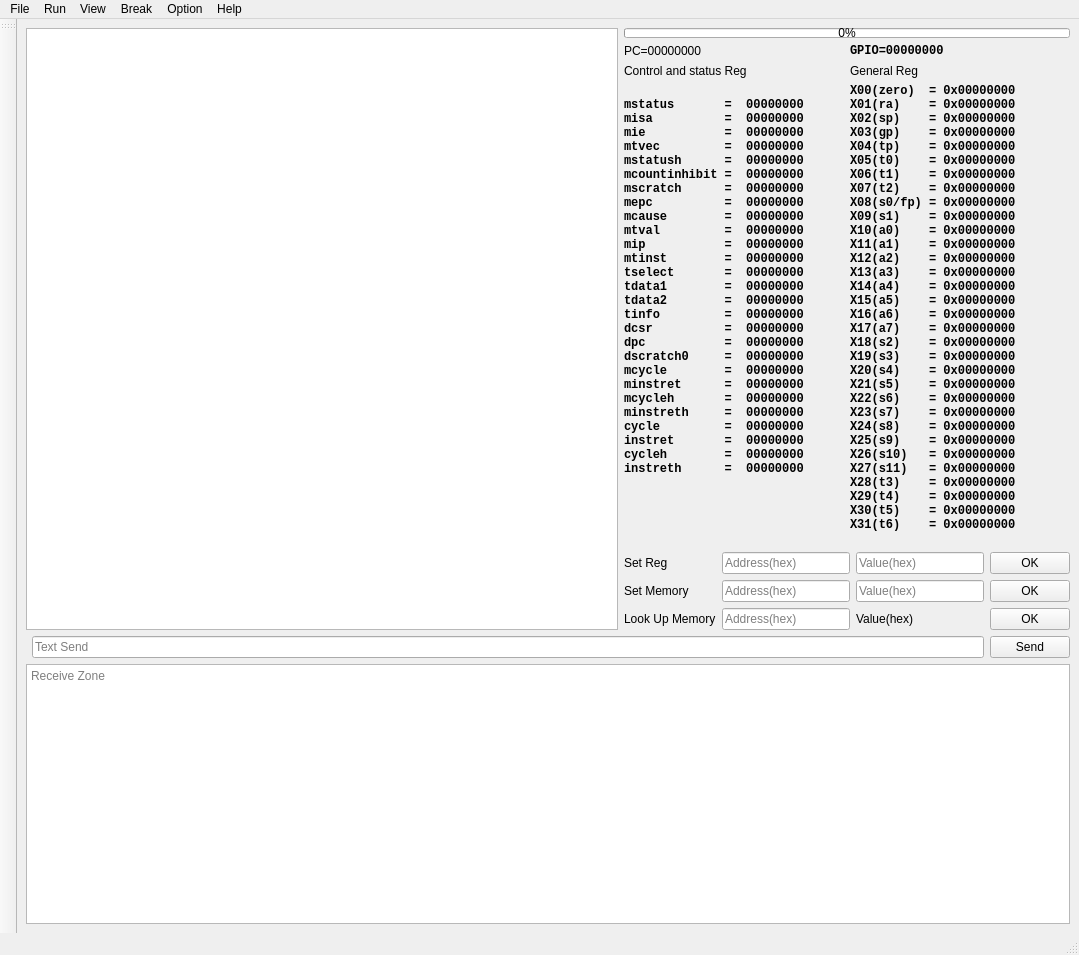
<?xml version="1.0" encoding="UTF-8"?>
<ui version="4.0">
 <class>MainWindow</class>
 <widget class="QMainWindow" name="MainWindow">
  <property name="windowModality">
   <enum>Qt::WindowModal</enum>
  </property>
  <property name="enabled">
   <bool>true</bool>
  </property>
  <property name="geometry">
   <rect>
    <x>0</x>
    <y>0</y>
    <width>1079</width>
    <height>955</height>
   </rect>
  </property>
  <property name="sizePolicy">
   <sizepolicy hsizetype="Expanding" vsizetype="Expanding">
    <horstretch>0</horstretch>
    <verstretch>0</verstretch>
   </sizepolicy>
  </property>
  <property name="maximumSize">
   <size>
    <width>16777215</width>
    <height>16777215</height>
   </size>
  </property>
  <property name="windowTitle">
   <string>Neorv32 Debugger </string>
  </property>
  <widget class="QWidget" name="centralwidget">
   <property name="minimumSize">
    <size>
     <width>800</width>
     <height>600</height>
    </size>
   </property>
   <layout class="QGridLayout" name="gridLayout_5">
    <item row="0" column="0">
     <layout class="QGridLayout" name="gridLayout_3">
      <item row="1" column="2">
       <widget class="QPushButton" name="pushButtonr_uart_send">
        <property name="sizePolicy">
         <sizepolicy hsizetype="Fixed" vsizetype="Fixed">
          <horstretch>0</horstretch>
          <verstretch>0</verstretch>
         </sizepolicy>
        </property>
        <property name="text">
         <string>Send</string>
        </property>
       </widget>
      </item>
      <item row="3" column="0" colspan="3">
       <widget class="QTextBrowser" name="textBrowser_uart_receive">
        <property name="maximumSize">
         <size>
          <width>16777215</width>
          <height>300</height>
         </size>
        </property>
        <property name="placeholderText">
         <string>Receive Zone</string>
        </property>
       </widget>
      </item>
      <item row="0" column="0" colspan="3">
       <layout class="QHBoxLayout" name="horizontalLayout">
        <item>
         <layout class="QGridLayout" name="gridLayout_6" rowstretch="0,0,0,0,0,0,0,0,0,0">
          <item row="7" column="1">
           <widget class="QLabel" name="label">
            <property name="sizePolicy">
             <sizepolicy hsizetype="Maximum" vsizetype="Maximum">
              <horstretch>0</horstretch>
              <verstretch>0</verstretch>
             </sizepolicy>
            </property>
            <property name="maximumSize">
             <size>
              <width>220</width>
              <height>20</height>
             </size>
            </property>
            <property name="text">
             <string>Control and status Reg</string>
            </property>
           </widget>
          </item>
          <item row="8" column="1">
           <widget class="QLabel" name="label_csr">
            <property name="sizePolicy">
             <sizepolicy hsizetype="Preferred" vsizetype="Expanding">
              <horstretch>0</horstretch>
              <verstretch>0</verstretch>
             </sizepolicy>
            </property>
            <property name="minimumSize">
             <size>
              <width>50</width>
              <height>0</height>
             </size>
            </property>
            <property name="font">
             <font>
              <family>Liberation Mono</family>
              <pointsize>9</pointsize>
              <weight>75</weight>
              <bold>true</bold>
             </font>
            </property>
            <property name="text">
             <string>
mstatus       =  00000000
misa          =  00000000
mie           =  00000000
mtvec         =  00000000
mstatush      =  00000000
mcountinhibit =  00000000
mscratch      =  00000000
mepc          =  00000000
mcause        =  00000000
mtval         =  00000000
mip           =  00000000
mtinst        =  00000000
tselect       =  00000000
tdata1        =  00000000
tdata2        =  00000000
tinfo         =  00000000
dcsr          =  00000000
dpc           =  00000000
dscratch0     =  00000000
mcycle        =  00000000
minstret      =  00000000
mcycleh       =  00000000
minstreth     =  00000000
cycle         =  00000000
instret       =  00000000
cycleh        =  00000000
instreth      =  00000000</string>
            </property>
            <property name="alignment">
             <set>Qt::AlignLeading|Qt::AlignLeft|Qt::AlignTop</set>
            </property>
           </widget>
          </item>
          <item row="9" column="1" colspan="2">
           <layout class="QGridLayout" name="gridLayout_4">
            <item row="2" column="1">
             <widget class="QLineEdit" name="lineEdit_lookmem_address">
              <property name="minimumSize">
               <size>
                <width>10</width>
                <height>10</height>
               </size>
              </property>
              <property name="inputMask">
               <string extracomment="address(hex)">HHHHHHHH</string>
              </property>
              <property name="text">
               <string/>
              </property>
              <property name="placeholderText">
               <string>Address(hex)</string>
              </property>
             </widget>
            </item>
            <item row="2" column="2">
             <widget class="QLabel" name="label_Lookmemvalue">
              <property name="minimumSize">
               <size>
                <width>10</width>
                <height>10</height>
               </size>
              </property>
              <property name="text">
               <string>Value(hex)</string>
              </property>
             </widget>
            </item>
            <item row="1" column="3">
             <widget class="QPushButton" name="pushButton_setmem">
              <property name="minimumSize">
               <size>
                <width>10</width>
                <height>10</height>
               </size>
              </property>
              <property name="text">
               <string>OK</string>
              </property>
             </widget>
            </item>
            <item row="2" column="0">
             <widget class="QLabel" name="label_Lookupmemory">
              <property name="text">
               <string>Look Up Memory</string>
              </property>
             </widget>
            </item>
            <item row="1" column="0">
             <widget class="QLabel" name="label_Setmemory">
              <property name="text">
               <string>Set Memory</string>
              </property>
             </widget>
            </item>
            <item row="2" column="3">
             <widget class="QPushButton" name="pushButton_lookmem">
              <property name="minimumSize">
               <size>
                <width>10</width>
                <height>10</height>
               </size>
              </property>
              <property name="text">
               <string>OK</string>
              </property>
             </widget>
            </item>
            <item row="1" column="1">
             <widget class="QLineEdit" name="lineEdit_setmem_address">
              <property name="minimumSize">
               <size>
                <width>10</width>
                <height>10</height>
               </size>
              </property>
              <property name="inputMask">
               <string comment="address(hex)">HHHHHHHH</string>
              </property>
              <property name="text">
               <string/>
              </property>
              <property name="placeholderText">
               <string>Address(hex)</string>
              </property>
             </widget>
            </item>
            <item row="1" column="2">
             <widget class="QLineEdit" name="lineEdit_setmem_value">
              <property name="minimumSize">
               <size>
                <width>10</width>
                <height>10</height>
               </size>
              </property>
              <property name="inputMask">
               <string>HHHHHHHH</string>
              </property>
              <property name="text">
               <string/>
              </property>
              <property name="placeholderText">
               <string>Value(hex)</string>
              </property>
             </widget>
            </item>
            <item row="0" column="0">
             <widget class="QLabel" name="label_4">
              <property name="text">
               <string>Set Reg</string>
              </property>
             </widget>
            </item>
            <item row="0" column="1">
             <widget class="QLineEdit" name="lineEdit_setreg_address">
              <property name="minimumSize">
               <size>
                <width>10</width>
                <height>10</height>
               </size>
              </property>
              <property name="inputMask">
               <string comment="address(hex)">HHHHHHHH</string>
              </property>
              <property name="text">
               <string/>
              </property>
              <property name="placeholderText">
               <string>Address(hex)</string>
              </property>
             </widget>
            </item>
            <item row="0" column="2">
             <widget class="QLineEdit" name="lineEdit_setreg_value">
              <property name="minimumSize">
               <size>
                <width>10</width>
                <height>10</height>
               </size>
              </property>
              <property name="inputMask">
               <string>HHHHHHHH</string>
              </property>
              <property name="text">
               <string/>
              </property>
              <property name="placeholderText">
               <string>Value(hex)</string>
              </property>
             </widget>
            </item>
            <item row="0" column="3">
             <widget class="QPushButton" name="pushButton_setreg">
              <property name="minimumSize">
               <size>
                <width>10</width>
                <height>10</height>
               </size>
              </property>
              <property name="text">
               <string>OK</string>
              </property>
             </widget>
            </item>
           </layout>
          </item>
          <item row="0" column="1" colspan="2">
           <widget class="QProgressBar" name="progressBar">
            <property name="sizePolicy">
             <sizepolicy hsizetype="Preferred" vsizetype="Preferred">
              <horstretch>0</horstretch>
              <verstretch>0</verstretch>
             </sizepolicy>
            </property>
            <property name="maximumSize">
             <size>
              <width>16777215</width>
              <height>10</height>
             </size>
            </property>
            <property name="value">
             <number>0</number>
            </property>
           </widget>
          </item>
          <item row="8" column="2">
           <widget class="QLabel" name="label_Reg">
            <property name="sizePolicy">
             <sizepolicy hsizetype="Preferred" vsizetype="Expanding">
              <horstretch>0</horstretch>
              <verstretch>0</verstretch>
             </sizepolicy>
            </property>
            <property name="font">
             <font>
              <family>Liberation Mono</family>
              <pointsize>9</pointsize>
              <weight>75</weight>
              <bold>true</bold>
             </font>
            </property>
            <property name="text">
             <string>X00(zero)  = 0x00000000  
X01(ra)    = 0x00000000  
X02(sp)    = 0x00000000  
X03(gp)    = 0x00000000  
X04(tp)    = 0x00000000  
X05(t0)    = 0x00000000  
X06(t1)    = 0x00000000  
X07(t2)    = 0x00000000  
X08(s0/fp) = 0x00000000  
X09(s1)    = 0x00000000  
X10(a0)    = 0x00000000  
X11(a1)    = 0x00000000  
X12(a2)    = 0x00000000  
X13(a3)    = 0x00000000  
X14(a4)    = 0x00000000  
X15(a5)    = 0x00000000  
X16(a6)    = 0x00000000  
X17(a7)    = 0x00000000  
X18(s2)    = 0x00000000  
X19(s3)    = 0x00000000  
X20(s4)    = 0x00000000  
X21(s5)    = 0x00000000  
X22(s6)    = 0x00000000  
X23(s7)    = 0x00000000  
X24(s8)    = 0x00000000  
X25(s9)    = 0x00000000  
X26(s10)   = 0x00000000  
X27(s11)   = 0x00000000  
X28(t3)    = 0x00000000  
X29(t4)    = 0x00000000  
X30(t5)    = 0x00000000  
X31(t6)    = 0x00000000  
</string>
            </property>
            <property name="alignment">
             <set>Qt::AlignLeading|Qt::AlignLeft|Qt::AlignTop</set>
            </property>
           </widget>
          </item>
          <item row="0" column="0" rowspan="10">
           <widget class="QListWidget" name="listWidget_ASM">
            <property name="sizePolicy">
             <sizepolicy hsizetype="Preferred" vsizetype="Preferred">
              <horstretch>0</horstretch>
              <verstretch>0</verstretch>
             </sizepolicy>
            </property>
            <property name="maximumSize">
             <size>
              <width>16777215</width>
              <height>16777215</height>
             </size>
            </property>
            <property name="font">
             <font>
              <family>Courier New</family>
              <weight>75</weight>
              <bold>true</bold>
             </font>
            </property>
            <property name="verticalScrollBarPolicy">
             <enum>Qt::ScrollBarAsNeeded</enum>
            </property>
            <property name="horizontalScrollBarPolicy">
             <enum>Qt::ScrollBarAsNeeded</enum>
            </property>
           </widget>
          </item>
          <item row="7" column="2">
           <widget class="QLabel" name="label_3">
            <property name="sizePolicy">
             <sizepolicy hsizetype="Maximum" vsizetype="Maximum">
              <horstretch>0</horstretch>
              <verstretch>0</verstretch>
             </sizepolicy>
            </property>
            <property name="maximumSize">
             <size>
              <width>220</width>
              <height>20</height>
             </size>
            </property>
            <property name="text">
             <string>General Reg</string>
            </property>
           </widget>
          </item>
          <item row="1" column="2" rowspan="6">
           <widget class="QLabel" name="label_Port">
            <property name="maximumSize">
             <size>
              <width>16777215</width>
              <height>20</height>
             </size>
            </property>
            <property name="font">
             <font>
              <family>Liberation Mono</family>
              <pointsize>9</pointsize>
              <weight>75</weight>
              <bold>true</bold>
              <kerning>true</kerning>
             </font>
            </property>
            <property name="text">
             <string>GPIO=00000000</string>
            </property>
            <property name="scaledContents">
             <bool>false</bool>
            </property>
            <property name="wordWrap">
             <bool>false</bool>
            </property>
           </widget>
          </item>
          <item row="1" column="1" rowspan="6">
           <widget class="QLabel" name="label_pc">
            <property name="maximumSize">
             <size>
              <width>16777215</width>
              <height>20</height>
             </size>
            </property>
            <property name="text">
             <string>PC=00000000</string>
            </property>
           </widget>
          </item>
         </layout>
        </item>
       </layout>
      </item>
      <item row="1" column="1">
       <widget class="QLineEdit" name="lineEdit_uart_send">
        <property name="placeholderText">
         <string>Text Send </string>
        </property>
       </widget>
      </item>
     </layout>
    </item>
   </layout>
  </widget>
  <widget class="QMenuBar" name="menubar">
   <property name="geometry">
    <rect>
     <x>0</x>
     <y>0</y>
     <width>1079</width>
     <height>28</height>
    </rect>
   </property>
   <widget class="QMenu" name="menu">
    <property name="title">
     <string>File</string>
    </property>
    <addaction name="action_upload_framework"/>
    <addaction name="actionLoad"/>
    <addaction name="separator"/>
    <addaction name="actionSetting"/>
   </widget>
   <widget class="QMenu" name="menuRun">
    <property name="title">
     <string>Run</string>
    </property>
    <addaction name="actionRun"/>
    <addaction name="actionStep_Run"/>
    <addaction name="actionStep_Function_Run"/>
    <addaction name="actionReset"/>
   </widget>
   <widget class="QMenu" name="menuView">
    <property name="title">
     <string>View</string>
    </property>
    <addaction name="actionUpdate_RAM"/>
    <addaction name="actionUpdate_Port"/>
    <addaction name="actionUpdate_Register"/>
    <addaction name="separator"/>
    <addaction name="actionCode_Memory"/>
    <addaction name="actionDirect_InRAM"/>
    <addaction name="actionIndirect_InRAM"/>
    <addaction name="actionExternal_RAM"/>
    <addaction name="separator"/>
    <addaction name="actionRefresh_Display"/>
    <addaction name="actionView_address"/>
   </widget>
   <widget class="QMenu" name="menuBreak">
    <property name="title">
     <string>Break</string>
    </property>
    <addaction name="actionMake_BreakPoint"/>
    <addaction name="actionClean_All_Break_Point"/>
    <addaction name="separator"/>
    <addaction name="actionSet_dpc"/>
   </widget>
   <widget class="QMenu" name="menuOption">
    <property name="title">
     <string>Option</string>
    </property>
    <addaction name="actionOpen_Port"/>
    <addaction name="actionReset_chip"/>
   </widget>
   <widget class="QMenu" name="menuHelp">
    <property name="title">
     <string>Help</string>
    </property>
   </widget>
   <addaction name="menu"/>
   <addaction name="menuRun"/>
   <addaction name="menuView"/>
   <addaction name="menuBreak"/>
   <addaction name="menuOption"/>
   <addaction name="menuHelp"/>
  </widget>
  <widget class="QStatusBar" name="statusbar"/>
  <widget class="QToolBar" name="toolBar">
   <property name="windowTitle">
    <string>toolBar</string>
   </property>
   <attribute name="toolBarArea">
    <enum>LeftToolBarArea</enum>
   </attribute>
   <attribute name="toolBarBreak">
    <bool>false</bool>
   </attribute>
  </widget>
  <action name="actionNew_File">
   <property name="text">
    <string>New File</string>
   </property>
  </action>
  <action name="action_upload_framework">
   <property name="text">
    <string>Upload Firmwork File</string>
   </property>
  </action>
  <action name="actionRecent_File">
   <property name="text">
    <string>Recent File</string>
   </property>
  </action>
  <action name="actionLoad">
   <property name="text">
    <string>Load Code File</string>
   </property>
  </action>
  <action name="actionMake_BreakPoint">
   <property name="text">
    <string>Make BreakPoint</string>
   </property>
  </action>
  <action name="actionRun">
   <property name="text">
    <string>Run</string>
   </property>
   <property name="shortcut">
    <string>F5</string>
   </property>
  </action>
  <action name="actionStep_Run">
   <property name="text">
    <string>Step Run</string>
   </property>
   <property name="shortcut">
    <string>F6</string>
   </property>
  </action>
  <action name="actionStep_Function_Run">
   <property name="text">
    <string>Step Function Run</string>
   </property>
   <property name="shortcut">
    <string>F7</string>
   </property>
  </action>
  <action name="actionUpdateregister">
   <property name="text">
    <string>Updateregister</string>
   </property>
   <property name="shortcut">
    <string>F8</string>
   </property>
  </action>
  <action name="actionUpdate_RAM">
   <property name="checkable">
    <bool>false</bool>
   </property>
   <property name="checked">
    <bool>false</bool>
   </property>
   <property name="text">
    <string>Update Memory</string>
   </property>
  </action>
  <action name="actionUpdate_Port">
   <property name="text">
    <string>Update Port</string>
   </property>
  </action>
  <action name="actionUpdate_ASM">
   <property name="text">
    <string>Update ASM</string>
   </property>
  </action>
  <action name="actionList_Port">
   <property name="text">
    <string>List Port</string>
   </property>
  </action>
  <action name="actionOpen_Port">
   <property name="text">
    <string>Open Port</string>
   </property>
  </action>
  <action name="actionClean_All_Break_Point">
   <property name="text">
    <string>Clean All Break Point</string>
   </property>
  </action>
  <action name="actionUpdate_Register">
   <property name="text">
    <string>Update Register</string>
   </property>
   <property name="iconText">
    <string>Update Register</string>
   </property>
  </action>
  <action name="actionReset">
   <property name="text">
    <string>Program Reset</string>
   </property>
  </action>
  <action name="actionIndirect_InRAM">
   <property name="checkable">
    <bool>true</bool>
   </property>
   <property name="checked">
    <bool>false</bool>
   </property>
   <property name="enabled">
    <bool>false</bool>
   </property>
   <property name="text">
    <string>Indirect addr. internal RAM</string>
   </property>
  </action>
  <action name="actionDirect_InRAM">
   <property name="checkable">
    <bool>true</bool>
   </property>
   <property name="enabled">
    <bool>false</bool>
   </property>
   <property name="text">
    <string>Direct addr. internal RAM</string>
   </property>
  </action>
  <action name="actionExternal_RAM">
   <property name="checkable">
    <bool>true</bool>
   </property>
   <property name="checked">
    <bool>false</bool>
   </property>
   <property name="enabled">
    <bool>false</bool>
   </property>
   <property name="text">
    <string>External RAM</string>
   </property>
  </action>
  <action name="actionCode_Memory">
   <property name="checkable">
    <bool>true</bool>
   </property>
   <property name="checked">
    <bool>false</bool>
   </property>
   <property name="enabled">
    <bool>false</bool>
   </property>
   <property name="text">
    <string>Code Memory</string>
   </property>
  </action>
  <action name="actionView_Address">
   <property name="text">
    <string>View address</string>
   </property>
  </action>
  <action name="actionRefresh_Display">
   <property name="text">
    <string>Refresh Display</string>
   </property>
  </action>
  <action name="actionReset_chip">
   <property name="text">
    <string>Reset Chip</string>
   </property>
  </action>
  <action name="actionSet_dpc">
   <property name="text">
    <string>Set dpc</string>
   </property>
  </action>
  <action name="actionView_address">
   <property name="text">
    <string>View address</string>
   </property>
  </action>
  <action name="actionSetting">
   <property name="text">
    <string>Setting</string>
   </property>
  </action>
 </widget>
 <resources/>
 <connections>
  <connection>
   <sender>actionDirect_InRAM</sender>
   <signal>toggled(bool)</signal>
   <receiver>actionExternal_RAM</receiver>
   <slot>setDisabled(bool)</slot>
   <hints>
    <hint type="sourcelabel">
     <x>-1</x>
     <y>-1</y>
    </hint>
    <hint type="destinationlabel">
     <x>-1</x>
     <y>-1</y>
    </hint>
   </hints>
  </connection>
  <connection>
   <sender>actionDirect_InRAM</sender>
   <signal>toggled(bool)</signal>
   <receiver>actionIndirect_InRAM</receiver>
   <slot>setDisabled(bool)</slot>
   <hints>
    <hint type="sourcelabel">
     <x>-1</x>
     <y>-1</y>
    </hint>
    <hint type="destinationlabel">
     <x>-1</x>
     <y>-1</y>
    </hint>
   </hints>
  </connection>
  <connection>
   <sender>actionDirect_InRAM</sender>
   <signal>toggled(bool)</signal>
   <receiver>actionCode_Memory</receiver>
   <slot>setDisabled(bool)</slot>
   <hints>
    <hint type="sourcelabel">
     <x>-1</x>
     <y>-1</y>
    </hint>
    <hint type="destinationlabel">
     <x>-1</x>
     <y>-1</y>
    </hint>
   </hints>
  </connection>
  <connection>
   <sender>actionCode_Memory</sender>
   <signal>toggled(bool)</signal>
   <receiver>actionDirect_InRAM</receiver>
   <slot>setDisabled(bool)</slot>
   <hints>
    <hint type="sourcelabel">
     <x>-1</x>
     <y>-1</y>
    </hint>
    <hint type="destinationlabel">
     <x>-1</x>
     <y>-1</y>
    </hint>
   </hints>
  </connection>
  <connection>
   <sender>actionCode_Memory</sender>
   <signal>toggled(bool)</signal>
   <receiver>actionExternal_RAM</receiver>
   <slot>setDisabled(bool)</slot>
   <hints>
    <hint type="sourcelabel">
     <x>-1</x>
     <y>-1</y>
    </hint>
    <hint type="destinationlabel">
     <x>-1</x>
     <y>-1</y>
    </hint>
   </hints>
  </connection>
  <connection>
   <sender>actionCode_Memory</sender>
   <signal>toggled(bool)</signal>
   <receiver>actionIndirect_InRAM</receiver>
   <slot>setDisabled(bool)</slot>
   <hints>
    <hint type="sourcelabel">
     <x>-1</x>
     <y>-1</y>
    </hint>
    <hint type="destinationlabel">
     <x>-1</x>
     <y>-1</y>
    </hint>
   </hints>
  </connection>
  <connection>
   <sender>actionExternal_RAM</sender>
   <signal>toggled(bool)</signal>
   <receiver>actionCode_Memory</receiver>
   <slot>setDisabled(bool)</slot>
   <hints>
    <hint type="sourcelabel">
     <x>-1</x>
     <y>-1</y>
    </hint>
    <hint type="destinationlabel">
     <x>-1</x>
     <y>-1</y>
    </hint>
   </hints>
  </connection>
  <connection>
   <sender>actionIndirect_InRAM</sender>
   <signal>toggled(bool)</signal>
   <receiver>actionDirect_InRAM</receiver>
   <slot>setDisabled(bool)</slot>
   <hints>
    <hint type="sourcelabel">
     <x>-1</x>
     <y>-1</y>
    </hint>
    <hint type="destinationlabel">
     <x>-1</x>
     <y>-1</y>
    </hint>
   </hints>
  </connection>
  <connection>
   <sender>actionExternal_RAM</sender>
   <signal>toggled(bool)</signal>
   <receiver>actionIndirect_InRAM</receiver>
   <slot>setDisabled(bool)</slot>
   <hints>
    <hint type="sourcelabel">
     <x>-1</x>
     <y>-1</y>
    </hint>
    <hint type="destinationlabel">
     <x>-1</x>
     <y>-1</y>
    </hint>
   </hints>
  </connection>
  <connection>
   <sender>actionIndirect_InRAM</sender>
   <signal>toggled(bool)</signal>
   <receiver>actionExternal_RAM</receiver>
   <slot>setDisabled(bool)</slot>
   <hints>
    <hint type="sourcelabel">
     <x>-1</x>
     <y>-1</y>
    </hint>
    <hint type="destinationlabel">
     <x>-1</x>
     <y>-1</y>
    </hint>
   </hints>
  </connection>
  <connection>
   <sender>actionIndirect_InRAM</sender>
   <signal>toggled(bool)</signal>
   <receiver>actionCode_Memory</receiver>
   <slot>setDisabled(bool)</slot>
   <hints>
    <hint type="sourcelabel">
     <x>-1</x>
     <y>-1</y>
    </hint>
    <hint type="destinationlabel">
     <x>-1</x>
     <y>-1</y>
    </hint>
   </hints>
  </connection>
  <connection>
   <sender>actionExternal_RAM</sender>
   <signal>toggled(bool)</signal>
   <receiver>actionDirect_InRAM</receiver>
   <slot>setDisabled(bool)</slot>
   <hints>
    <hint type="sourcelabel">
     <x>-1</x>
     <y>-1</y>
    </hint>
    <hint type="destinationlabel">
     <x>-1</x>
     <y>-1</y>
    </hint>
   </hints>
  </connection>
 </connections>
</ui>
